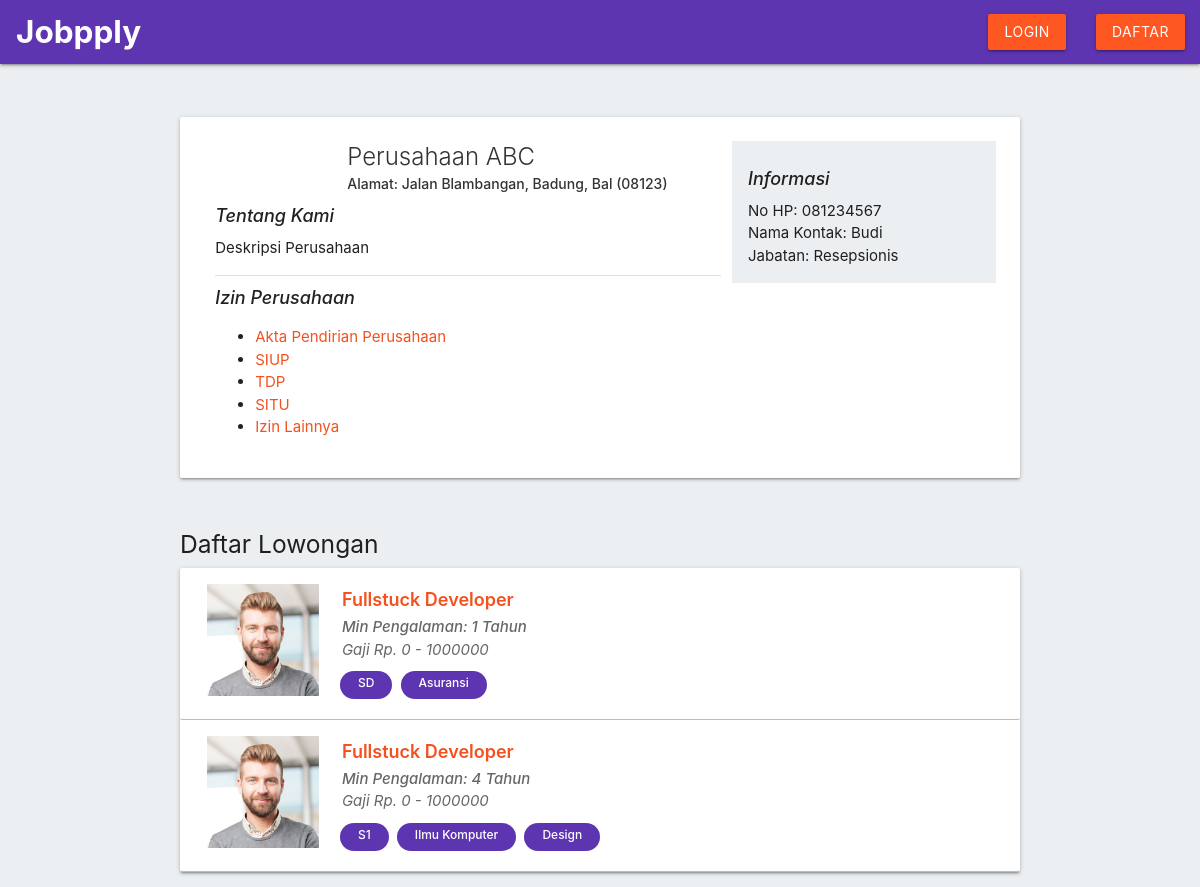
The page /perusahaan/detail/17 on the database its author committed.
### tables this page shows
CREATE TABLE `perusahaan` (
  `id` int(11) unsigned NOT NULL AUTO_INCREMENT,
  `email` varchar(100) DEFAULT NULL,
  `password` varchar(64) DEFAULT NULL,
  `nama_perusahaan` varchar(100) DEFAULT NULL,
  `deskripsi` text,
  `bidang_perusahaan` int(6) DEFAULT NULL,
  `logo` varchar(100) DEFAULT NULL,
  `alamat` text,
  `kode_pos` varchar(6) DEFAULT NULL,
  `provinsi` varchar(3) DEFAULT NULL,
  `kabupaten` varchar(6) DEFAULT NULL,
  `no_hp` varchar(20) DEFAULT NULL,
  `nama_kontak` varchar(100) DEFAULT NULL,
  `jabatan_perusahaan` varchar(100) DEFAULT NULL,
  `akta_pendirian_perusahaan` varchar(100) DEFAULT NULL,
  `siup` varchar(100) DEFAULT NULL,
  `tdp` varchar(100) DEFAULT NULL,
  `situ` varchar(100) DEFAULT NULL,
  `izin_lainnya` varchar(100) DEFAULT NULL,
  PRIMARY KEY (`id`)
);

CREATE TABLE `lowongan` (
  `id` int(11) unsigned NOT NULL AUTO_INCREMENT,
  `id_perusahaan` int(11) DEFAULT NULL,
  `nama_loker` varchar(100) DEFAULT NULL,
  `deskripsi` text,
  `range_gaji` varchar(30) DEFAULT NULL,
  `keterampilan` text,
  `pendidikan` varchar(10) DEFAULT NULL,
  `jurusan` varchar(100) DEFAULT NULL,
  `pengalaman_kerja` int(2) DEFAULT NULL,
  `kategori_pekerjaan` int(11) DEFAULT NULL,
  PRIMARY KEY (`id`)
);

CREATE TABLE `kategori` (
  `id` int(11) NOT NULL AUTO_INCREMENT,
  `kategori` varchar(255) NOT NULL,
  PRIMARY KEY (`id`)
);

### application/controllers/Perusahaan.php (called while the page is built, shortened)
<?php
class Perusahaan extends CI_Controller
{
  public function __construct()
  {
    $this->load->model('MPerusahaan');
    $this->load->model('MLowongan');
  }
  public function detail($id)
  {
    $data['isLoggedIn'] = $this->session->userdata('isLoggedIn');
    $data['perusahaan'] = $this->MPerusahaan->getOne($id);
    $data['lowongan'] = $this->MLowongan->getLowonganPerusahaan($id);
    $this->load->view('header', $data);
    $this->load->view('perusahaan', $data);
    $this->load->view('footer');
  }
}

### index.php (called while the page is built, shortened)
<?php
require_once BASEPATH.'core/CodeIgniter.php';

### application/models/MPerusahaan.php (called while the page is built, shortened)
<?php
class MPerusahaan extends CI_Model
{
  public function getOne($id)
  {
    return $this->db->where('id', $id)->get('perusahaan')->row();
  }
}

### application/models/MLowongan.php (called while the page is built, shortened)
<?php
class MLowongan extends CI_Model
{
  public function getLowonganPerusahaan($id)
  {
    return $this->db
      ->select('lowongan.*, perusahaan.nama_perusahaan, kategori.kategori')
      ->where('id_perusahaan', $id)
      ->join('perusahaan', 'perusahaan.id = lowongan.id_perusahaan')
      ->join('kategori', 'kategori.id = lowongan.kategori_pekerjaan')
      ->get('lowongan')
      ->result();
  }
}

### application/views/perusahaan.php (the view, shortened to what this page needs)
<br><br>
<div class="container">
  <div class="lowongan-detail card">
    <div class="card-content">
      <div class="row">
        <div class="col s12 m8">
          <div class="row">
            <div class="col s12 m3">
            </div>
            <div class="col s12 m9">
              <span class="card-title"><?= $perusahaan->nama_perusahaan ?></span>
              <div class="perusahaan">Alamat: <?= "$perusahaan->alamat, $perusahaan->kabupaten, $perusahaan->provinsi ($perusahaan->kode_pos)" ?></div>
            </div>
          </div>
          <div class="label-section">Tentang Kami</div>
          <div class="deskripsi"><?= $perusahaan->deskripsi ?></div>
          <div class="divider"></div>
          <div class="label-section">Izin Perusahaan</div>
          <ul class="browser-default">
            <li><a href="<?= site_url('uploads/file_perusahaan/' . $perusahaan->akta_pendirian_perusahaan) ?>" target="_blank">Akta Pendirian Perusahaan</a></li>
            <li><a href="<?= site_url('uploads/file_perusahaan/' . $perusahaan->siup) ?>" target="_blank">SIUP</a></li>
            <li><a href="<?= site_url('uploads/file_perusahaan/' . $perusahaan->tdp) ?>" target="_blank">TDP</a></li>
            <li><a href="<?= site_url('uploads/file_perusahaan/' . $perusahaan->situ) ?>" target="_blank">SITU</a></li>
            <li><a href="<?= site_url('uploads/file_perusahaan/' . $perusahaan->izin_lainnya) ?>" target="_blank">Izin Lainnya</a></li>
          </ul>
        </div>
        <div class="col s12 m4 blue-grey lighten-5 side-detail">
          <div class="label-section">Informasi</div>
          <div class="kategori">No HP: <?= $perusahaan->no_hp ?></div>
          <div class="kategori">Nama Kontak: <?= $perusahaan->nama_kontak ?></div>
          <div class="kategori">Jabatan: <?= $perusahaan->jabatan_perusahaan ?></div>
        </div>
      </div>
    </div>
  </div>
  <br>
  <h5>Daftar Lowongan</h5>
  <div class="lowongan-list card">
    <?php foreach ($lowongan as $l) : ?>
      <div class="card-content">
        <div class="row">
          <div class="col s4 m2">
            <img class="gambar-perusahaan" src="<?= site_url('/assets/images/person_6.jpg') ?>" style="width: 100%">
          </div>
          <div class="col s8 m10">
            <a class="card-title" href="<?= site_url('lowongan/detail/' . $l->id) ?>"><?= $l->nama_loker ?></a>
            <div class="pengalaman">Min Pengalaman: <?= $l->pengalaman_kerja ?> Tahun</div>
            <div class="gaji">Gaji Rp. <?= $l->range_gaji ?></div>
            <div class="chipslist">
              <div class="chip deep-purple darken-1 white-text"><?= $l->pendidikan ?></div>
              <?php if ($l->jurusan) : ?>
                <div class="chip deep-purple darken-1 white-text"><?= $l->jurusan ?></div>
              <?php endif ?>
              <div class="chip deep-purple darken-1 white-text"><?= $l->kategori ?></div>
            </div>
          </div>
        </div>
      </div>
    <?php endforeach ?>
  </div>
</div>

### assets/css/styles.css (style rules this page uses)
body { background-color: #eceff1; }
a { color: #f4511e; }
.row { margin-bottom: 0 !important; }
.chipslist { margin: 0 -4px 0; }
.chipslist .chip { background-color: white; padding: 0px 18px; border-radius: 32px; margin: 2px 2px; display: inline-block; font-size: 12px; height: 28px; line-height: 24px; }
.lowongan-list .card-content { padding: 16px; border-bottom: 1px solid #bbb; }
.lowongan-list .card-content .card-title { font-size: 18px !important; font-weight: 600; margin-bottom: 0 !important; }
.lowongan-list .card-content .perusahaan, .lowongan-list .card-content .pengalaman { color: rgba(0, 0, 0, 0.8); font-weight: 500; }
.lowongan-list .card-content .pengalaman, .lowongan-list .card-content .gaji { font-style: italic; color: rgba(0, 0, 0, 0.6); }
.lowongan-list .card-content .gaji { margin-bottom: 8px; }
.lowongan-detail .card-title { font-size: 24px !important; margin-bottom: 0 !important; color: rgba(0, 0, 0, 0.8); }
.lowongan-detail .perusahaan { color: rgba(0, 0, 0, 0.8); font-weight: 500; font-size: 14px; }
.lowongan-detail .label-section { font-size: 18px; font-style: italic; font-weight: 500; margin: 8px 0; }
.lowongan-detail .deskripsi { margin-bottom: 16px; }
.lowongan-detail .side-detail { padding: 16px; }

### rows shown on the page
perusahaan: nama_perusahaan "Perusahaan ABC", alamat "Jalan Blambangan", kabupaten "Badung", provinsi "Bal", kode_pos "08123", deskripsi "Deskripsi Perusahaan", no_hp "081234567", nama_kontak "Budi", jabatan_perusahaan "Resepsionis"
lowongan: nama_loker "Fullstuck Developer", pengalaman_kerja "1", range_gaji "0 - 1000000", pendidikan "SD", kategori.kategori "Asuransi"
lowongan: nama_loker "Fullstuck Developer", pengalaman_kerja "4", range_gaji "0 - 1000000", pendidikan "S1", jurusan "Ilmu Komputer", kategori.kategori "Design"
